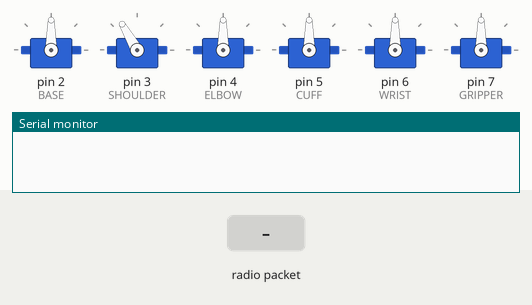
This sketch was run on a simulated Arduino Uno, built with avr-gcc and run on an emulated ATmega328P. On the bench: 6 × servo, the last lines printed to the serial monitor. The test bench sets the inputs (shaded band). No radio packets arrive unless stated.

Above: at 1.2 s.
1.3 s: radio packet "1" arrives
At 2.4 s:
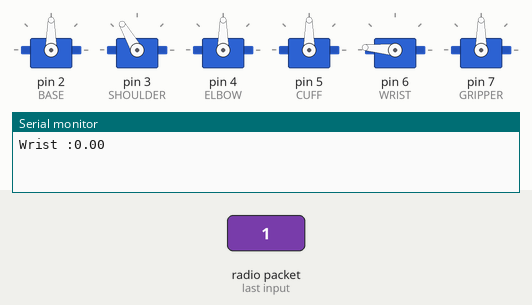
2.8 s: radio packet "3" arrives
At 3.6 s:
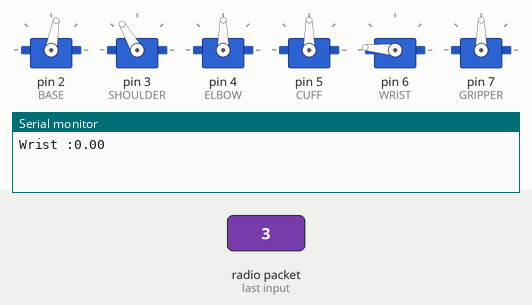
Timing chart, 0 to 5.8 s (numbered marks = the images above; inputs shaded):
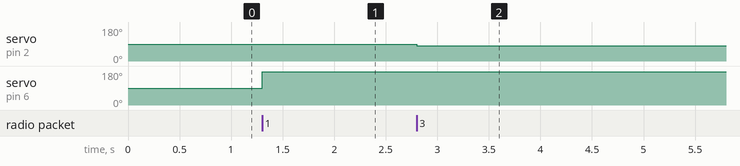

The sketch:

117-new.ino
```cpp
#include <nRF24L01.h>
#include <printf.h>
#include <RF24.h>
#include <RF24_config.h>

#include <SPI.h> // Included for SFE_LSM9DS0 library
#include <Wire.h>
#include <Servo.h>
#include <SoftwareSerial.h>
RF24 radio(9, 8); // CE, CSN

          //initialization for servos
Servo base;
Servo shoulder;
Servo elbow;
Servo cuff;
Servo wrist;
Servo gripper;
const byte address[6] = "00001";

const int BASE = 2;
const int SHOULDER = 3;
const int ELBOW = 4;
const int CUFF = 5;
const int WRIST = 6;
const int GRIPPER = 7;

int x = 0;
//initialization for angles on arm
int b_angle = 90;
int s_angle = 120;
int e_angle = 90;
int c_angle = 90;
int w_angle = 90;
int g_angle = 90;

struct imu_data {
  double yaw;
  double pitch;
  double roll;
  float clawDeg;
};

imu_data* imu1 = new imu_data;
imu_data* imu2 = new imu_data;
imu_data* imu3 = new imu_data;
String readString;

int r = 0;
int p = 0;
void update_movement(imu_data* imu)
{
  if(imu == imu2)// && ((p > 20 && p < 55) && (r < -65 && r > -85)))
  {
    //Serial.print("ELBOW: ");
    int roll = imu2->roll;
    if(imu2->roll < 0)
    {
      roll = 90;
    }
    else if(imu2->roll > 70)
    {
      roll = 180;
    }
    else
    {
      roll = map(imu2->roll,0,70,90,180);
    }
    elbow.write(roll);
//    if(roll == 180);
//    {
//      shoulder.write(50);
//      base.write(80);
//      wrist.write(90);
//    }
    //Serial.println(roll);
  }
  else if(imu == imu3)
  {
    r = imu3->roll;
    p = imu3->pitch;
    //Angle ranges from 120 to 50 (0, 90)
    int pitch = imu3->pitch;
    if(pitch>= 0 && pitch <= 80)
    {
      pitch = map(pitch, 0, 80, 120 ,50);
    }
    else if (pitch < 0)
    {
      pitch = 120;
    }
    else if(pitch > 80)
    {
      pitch = 50;
    }
    s_angle = pitch;
    shoulder.write(pitch);
    //Serial.print("Shoulder: ");
    //Serial.println(pitch);
    //Angle ranges from 10 - 150 with 80 being the midpoint; (0, 180);
    int roll = imu3->roll;
    if(roll >= -10 && roll <= 0) //relax state
    {
      roll = 80;
    }
    else if(roll < -10 && roll > -100) //forward rotation
    {
      roll = map(roll, -11, -99, 80, 150);
    }
    else if(roll <= -100) //high point
    {
      roll= 150;
    }
    else if(roll > 0 && roll < 70)
    {
      roll = map(roll, 0, 70, 80, 10);
    }
    else if(roll >= 70)
    {
      roll = 10;
    }
    base.write(roll);
    //Serial.print("Base: ");
    //Serial.println(roll);
  }
  else if(imu == imu1)
  {
    if(imu1->clawDeg >= 1100 && imu1->clawDeg <= 2900)
    {
      g_angle = map(imu1->clawDeg, 1100,2900, 90, 0);
      gripper.write(g_angle);
    }
    //Tristan's wrist up @ -80; wrist down @ 90; neutral @ 0;
    int roll = imu1->roll;
    Serial.print("Wrist :");
    if(imu1->roll >=-5 && imu1->roll <=5)
    {
      roll = 90;
    }
    else if(imu1->roll < -5 && imu1->roll > -80)
    {
      roll = map(imu1->roll, -5, -80, 90, 180);
    }
    else if(imu1->roll <= -80)
    {
      roll = 180;
    }
    else if(imu1->roll > 5 && imu1->roll < 90)
    {
      roll = map(imu1->roll, 5, 90, 90, 0);
    }
    else if(imu1->roll > 90)
    {
      roll = 0;
    }

    if(s_angle > 55)
    {
      wrist.write(roll+s_angle-35);
      //Serial.println(roll+s_angle-65);
    }
    else
    {
      wrist.write(roll);
      //Serial.println(roll);
    }

    Serial.println(imu1->clawDeg);
  }
}

void setup()
{
  Serial.begin(9600); // Start serial at 38400 bps
  radio.begin();
  radio.openReadingPipe(0, address);
  radio.setPALevel(RF24_PA_MIN);
  radio.startListening();


  //Setup for servos and initialization
  base.attach(BASE);
  base.write(b_angle);
  shoulder.attach(SHOULDER);
  shoulder.write(s_angle);
  elbow.attach(ELBOW);
  elbow.write(e_angle);
  cuff.attach(CUFF);
  cuff.write(c_angle);
  wrist.attach(WRIST);
  wrist.write(w_angle);
  gripper.attach(GRIPPER);
  gripper.write(g_angle);

}

void loop()
{
  imu_data* imu = nullptr;
  if (radio.available())
  {
    char text[32] = "";
    radio.read(&text, sizeof(text));
    //Serial.println(text);

    int whichimu;
    char *data;
    data = strtok(text, ",");
    whichimu = atoi(data);
    switch (whichimu)
    {
    case 1:
      imu = imu1;
      break;
    case 2:
      imu = imu2;
      break;
    case 3:
      imu = imu3;
      break;
    }
    if (whichimu == 1)
    {
      data = strtok(0, ",");
      imu->clawDeg = atof(data);
      //Serial.println(data);
    }
    data = strtok(0, ",");
    imu->yaw = atof(data);
    data = strtok(0, ",");
    imu->pitch = atof(data);
    data = strtok(0, ",");
    imu->roll = atof(data);
    update_movement(imu);
//    Serial.print("P :");
//    Serial.println(p);
//    Serial.print("R :");
//    Serial.println(r);
  }
}
```

Measured:
- after the input at 1.3 s, servo on pin 6 (WRIST): 90° → 175° at once
- after the input at 2.8 s, servo on pin 2 (BASE): 90° → 80° at once
